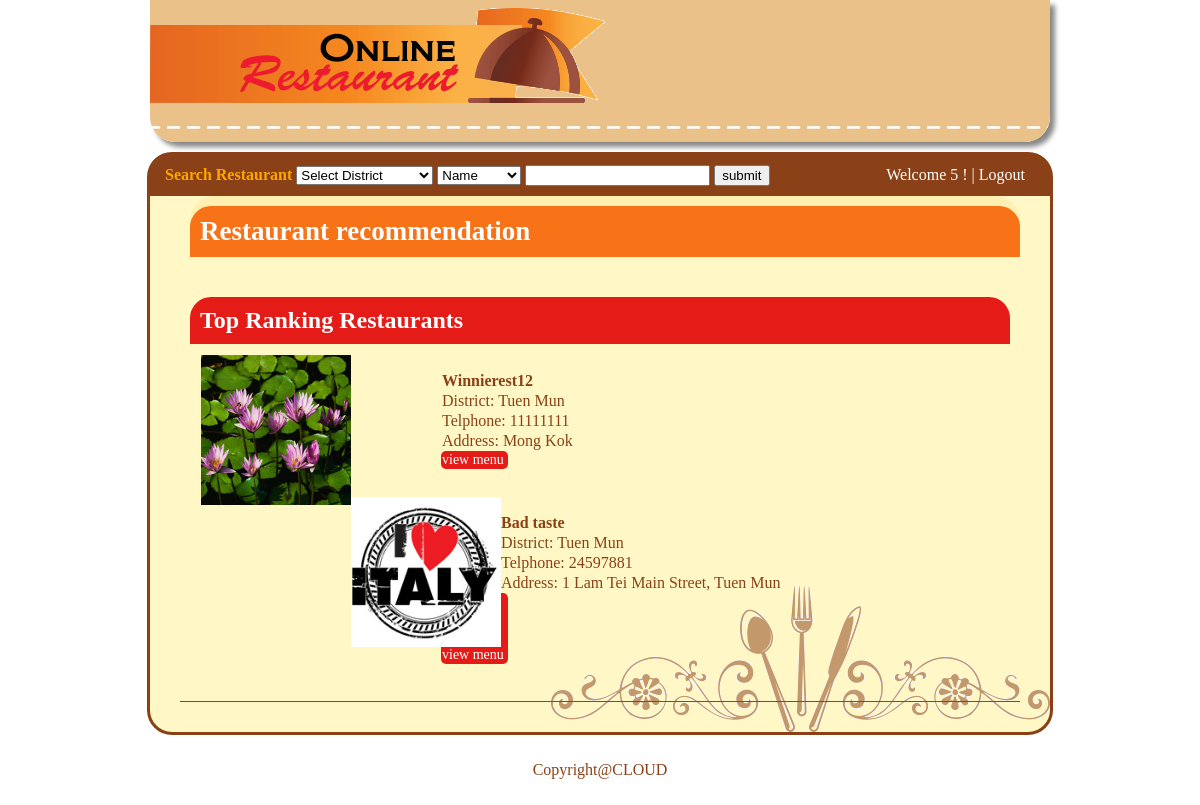
Page / (signed in) on the committed database.
### tables this page shows
CREATE TABLE IF NOT EXISTS `restaurants` (
  `rid` varchar(10) NOT NULL,
  `rname` varchar(50) NOT NULL,
  `raddr` varchar(200) NOT NULL,
  `area` varchar(20) NOT NULL,
  `district` varchar(20) NOT NULL,
  `rtel` int(8) NOT NULL,
  `owner` varchar(32) NOT NULL,
  `rdes` varchar(500) NOT NULL,
  `rlogo` varchar(40) NOT NULL,
  `popular` int(11) NOT NULL
);

### index.php (the view, shortened to what this page needs)
<!DOCTYPE html>
<html>
<head>
<link rel="stylesheet" type="text/css" href="index.css">
</head>
<body>
<div id="header">
<div id="logo"><a href="index.php"><img src="image\icon.png" /></a></div>
 </div>
  <div id="container">
<div id="search">
		<form action="searchbox.php" method="GET" style=" color: orange; ">
		<b>Search Restaurant </b>
		<select name="district">
		<option value="" selected>Select District</option>
		</select>
<select name="keywordstype">
<option value="name" selected>Name</option>
</select>
<input type="text" name="keyword"></input>
<button type="submit">submit</button>
</form>
<div id="login">
               <?php
                  if (!isset($_SESSION['username'])) {
                  echo "<a href='login.html' style='color:orange;'>Login</a> | <a href='reg.php' style='color:orange;'>New Members</a>";
                  }else echo "Welcome <a href='memberpanel.php'>".$_SESSION['username']."</a> ! | <a href='logout.php'>Logout</a>";
                  ?>
            </div>
</div>
<div id="recommendation">
<h2>Restaurant recommendation</h2>
</div>
<div id = 'rank'>
<h2>Top Ranking Restaurants</h2>
<?php
function imglink($rid,$rname){
$sql = "SELECT rlogo from restaurants where rid = '$rid'";
$result = mysql_query($sql);
$rlogo = mysql_result($result, 0);
$path = "temporary/";
return "<img src='".$path.$rlogo."' alt='$rname' style='width:150px; height:150px'/>";
}
$content = "SELECT * FROM restaurants WHERE popular >=0 ORDER BY popular desc limit 2 ";
$resultshown = mysql_query($content);
$count = 0;
while($rows = mysql_fetch_array($resultshown)){
	echo "<div id='rest".$count."'>";
	echo imglink($rows['rid'],$rows['rname']);
	echo "<div class='randomcontent'><ul style='list-style-type:none'>";
	echo "<li><b>".$rows['rname']."</b></li>";
	echo "<li> District: ".$rows['district']."</li>";
	echo "<li> Telphone: ".$rows['rtel']."</li>";
	echo "<li> Address: ".$rows['raddr']."</li>";
	echo "<li class='view_menu1'><a href='sr.php?rid=".$rows['rid']."'>view menu</a></li></ul></div>";
	echo "</div>";
	$count++;
}
?>
</div>
</div>
<div id="footer">
<p>Copyright@CLOUD</p>
</div>
</body>
</html>

### index.css (style rules this page uses)
#header { height:142px; width:900px; margin:auto; background-image:url(image/headerBackground.png); background-repeat:repeat-x; border-radius:0 0 25px 25px; box-shadow: 5px 5px 5px #888888; margin-bottom:10px; }
#logo { width:0px;height:0px; margin:0; }
#container { width:900px; margin:auto; background-color:#FFF8C6; border-style:solid; border-radius:25px; border-color:#8A4117; background-image:url(image/background2.png); background-position:right bottom; background-repeat:no-repeat; }
#search { padding:10px 15px; background-color:#8A4117; border-radius:15px 15px 0 0; }
#login { float:right; margin:-20px 10px 0 0; color:white; }
h2 { margin-top: 0; margin-bottom:0; color:white; border:solid 10px #F87217; background-color:#F87217; border-radius:21px 21px 0 0; }
#rank h2 { background-color:#E41B17; border:solid 10px #E41B17; }
#rank { margin:30px; padding:10px; border-bottom:solid 1px #E41B17; }
.view_menu, .view_menu1 { border:solid 5px #F87217; width:65px; -moz-border-radius: 5px; -webkit-border-radius: 5px; font-size:14px; background-color: #F88017; color:white; }
.view_menu1 { background-color: #E41B17; }
a:link, a:active { text-decoration:none; color:white; }
button, .button { cursor:pointer; }
#recommendation { width:830px; margin:0px 0px 0px 40px; padding-top:10px; font-size:18px; border-radius:25px; border-color:#F87217; background-color:rgba(255,165,0,0.1); }
#rest0 { border: solid 1px transparent; margin:10px; }
#rest0 img,#srrest img { float:left; margin:0px 0px 0px 0px; }
#rest0 li,#srrest li { border: solid 1px transparent; margin:0px 0px 0px 200px; }
#rest1 { border: solid 1px transparent; margin:10px 10px 10px 10px; }
#rest1 img { float:left; margin:0px 0px 0px 0px; }
#rest1 li { border: solid 1px transparent; margin:0px 0px 0px 200px; }
#footer { width:100%; clear:both; margin: 0 auto; text-align: center; padding: 10px 0 10px 0; }

### rows in the picture
restaurants: rlogo (picture), rname "Winnierest12", district "Tuen Mun", rtel "11111111", raddr "Mong Kok"
restaurants: rlogo (picture), rname "Bad taste", district "Tuen Mun", rtel "24597881", raddr "1 Lam Tei Main Street, Tuen Mun"

### other values in the picture
$_SESSION['username'] "5"
